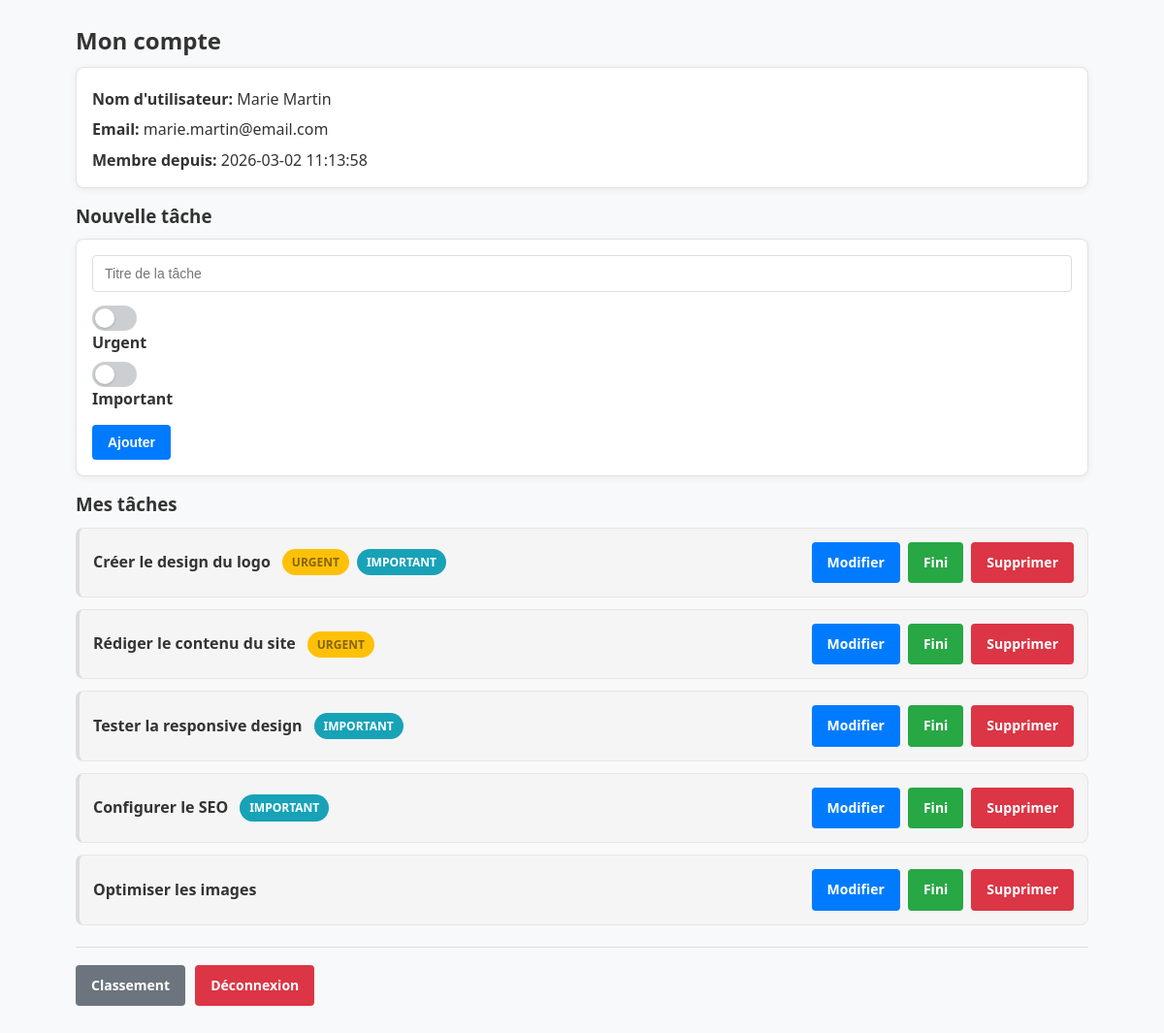
/index.php?page=dashboard (signed in), run on the app's committed database.
### tables this page shows
CREATE TABLE `task` (
  `id` int(11) NOT NULL,
  `title` varchar(255) NOT NULL,
  `is_urgent` tinyint(1) NOT NULL,
  `is_important` tinyint(1) NOT NULL,
  `is_done` tinyint(1) NOT NULL DEFAULT '0',
  `user_id` int(11) NOT NULL,
  `created_at` datetime DEFAULT CURRENT_TIMESTAMP
);

### controllers/UserController.php (called while the page is built, shortened)
<?php
require 'models/task.php';
function dashboard()
{
    global $pdo;
    try {
        $tasks = getTasks($pdo, $_SESSION['user']['id']);
    } catch (PDOException $e) {
        error_log("Dashboard error: " . $e->getMessage());
        $error = "Erreur de base de données lors de la récupération des tâches";
        $tasks = [];
    } catch (Exception $e) {
        error_log("Dashboard error: " . $e->getMessage());
        $error = $e->getMessage();
        $tasks = [];
    }
    require 'views/dashboard.phtml';
}

### models/Task.php (called while the page is built, shortened)
<?php
function getTasks($pdo, $user_id)
{
    try {
        $sql = 'SELECT * FROM task WHERE user_id = ? AND is_done = 0 ORDER BY is_urgent DESC, is_important DESC';
        $stmt = $pdo->prepare($sql);
        $stmt->execute([$user_id]);
        return $stmt->fetchAll();
    } catch (PDOException $e) {
        error_log("Erreur PDO dans getTasks: " . $e->getMessage());
        throw new Exception("Erreur de base de données lors de la récupération des tâches");
    } catch (Exception $e) {
        error_log("Erreur dans getTasks: " . $e->getMessage());
        throw $e;
    }
}

### views/dashboard.phtml (the view, shortened to what this page needs)
<h2>Mon compte</h2>
<div class="user-info">
    <p><strong>Nom d'utilisateur:</strong> <?= htmlspecialchars($_SESSION['user']['username']) ?></p>
    <p><strong>Email:</strong> <?= htmlspecialchars($_SESSION['user']['email']) ?></p>
    <p><strong>Membre depuis:</strong> <?= htmlspecialchars($_SESSION['user']['created_at']) ?></p>
</div>
<h3>Nouvelle tâche</h3>
<form method="post" action="index.php?page=task" class="task-form">
    <div class="form-group">
        <input type="text" name="title" placeholder="Titre de la tâche" required>
    </div>
    <div class="form-group">
        <label class="switch switch--urgent">
            <span class="switch-track" aria-hidden="true"></span>
            <span class="switch-label">Urgent</span>
        </label>
        <label class="switch switch--important">
            <span class="switch-track" aria-hidden="true"></span>
            <span class="switch-label">Important</span>
        </label>
    </div>
    <button type="submit" class="btn btn-primary">Ajouter</button>
</form>
<h3>Mes tâches</h3>
<?php if (empty($tasks)): ?>
    <p class="no-tasks">Aucune tâche pour le moment.</p>
<?php else: ?>
    <ul class="task-list">
        <?php foreach ($tasks as $task): ?>
            <li class="task-item">
                <div class="task-info">
                    <span class="task-title"><?= htmlspecialchars($task['title']) ?></span>
                    <div class="task-badges">
                        <?php if ($task['is_urgent']): ?>
                            <span class="badge badge-urgent">Urgent</span>
                        <?php endif; ?>
                        <?php if ($task['is_important']): ?>
                            <span class="badge badge-important">Important</span>
                        <?php endif; ?>
                    </div>
                </div>
                <div class="task-actions">
                    <a href="index.php?page=edit-task&id=<?= $task['id'] ?>" class="btn btn-edit">Modifier</a>
                    <a href="index.php?page=task&done=<?= $task['id'] ?>" class="btn btn-done">Fini</a>
                    <a href="index.php?page=task&delete=<?= $task['id'] ?>" class="btn btn-delete">Supprimer</a>
                </div>
            </li>
        <?php endforeach; ?>
    </ul>
<?php endif; ?>
<div class="dashboard-footer">
    <a href="index.php?page=ranking" class="btn btn-secondary">Classement</a>
    <a href="index.php?page=logout" class="btn btn-danger">Déconnexion</a>
</div>
<?php $content = ob_get_clean();
require 'views/layout.phtml'; ?>

### index.php (shortened to what this page needs)
<?php
$page = $_GET['page'] ?? 'home';
try {
    require 'config/database.php';
    switch ($page) {
        case 'dashboard':
            require 'controllers/UserController.php';
            dashboard();
            break;
    }
} catch (PDOException $e) {
    error_log("Application error (PDO): " . $e->getMessage());
    echo '<!DOCTYPE html><html><head><meta charset="UTF-8"><title>Erreur</title></head><body>';
    echo '<h1>Erreur de base de données</h1>';
    echo '<p>Une erreur est survenue lors de l\'accès à la base de données.</p>';
    echo '<p><a href="index.php">Retour à l\'accueil</a></p>';
    echo '</body></html>';
} catch (Exception $e) {
    error_log("Application error: " . $e->getMessage());
    echo '<!DOCTYPE html><html><head><meta charset="UTF-8"><title>Erreur</title></head><body>';
    echo '<h1>Erreur</h1>';
    echo '<p>Une erreur est survenue: ' . htmlspecialchars($e->getMessage()) . '</p>';
    echo '<p><a href="index.php">Retour à l\'accueil</a></p>';
    echo '</body></html>';
}

### views/layout.phtml (shortened to what this page needs)
<!DOCTYPE html>
<html lang="fr">
<head>
    <link rel="stylesheet" href="public/assets/css/main.css">
</head>
<body>
    <div class="container">
        <?php
        try {
            if (isset($content)) {
                echo $content;
            } else {
                echo '<p>Erreur: Contenu non disponible</p>';
            }
        } catch (Exception $e) {
            error_log("Layout error: " . $e->getMessage());
            echo '<div class="alert alert-error">Erreur lors de l\'affichage du contenu</div>';
        }
        ?>
    </div>
</body>
</html>

### public/assets/css/main.css (style rules this page uses)
* { margin: 0; padding: 0; box-sizing: border-box; }
body { font-family: "Segoe UI", Tahoma, Geneva, Verdana, sans-serif; line-height: 1.6; color: #333; background: #f8f9fa; }
.container { max-width: 1100px; margin: 0 auto; padding: 16px; }
h1, h2, h3 { margin-bottom: 12px; line-height: 1.2; }
p { margin-top: 12px; color: #666; }
a { color: #007bff; text-decoration: none; }
form { background: #fff; border: 1px solid rgba(221, 221, 221, 0.8); border-radius: 8px; padding: 16px; box-shadow: 0 2px 8px rgba(0, 0, 0, 0.06); }
.form-group { margin-bottom: 14px; }
.form-group label { display: block; margin-bottom: 6px; font-weight: 600; color: #333; }
.form-group input[type=text], .form-group input[type=email], .form-group input[type=password] { width: 100%; padding: 10px 12px; border: 1px solid #ddd; border-radius: 4px; font-size: 14px; }
.switch { display: inline-flex; align-items: center; gap: 10px; cursor: pointer; user-select: none; font-weight: 600; color: #333; margin-right: 14px; margin-bottom: 10px; position: relative; }
.switch-label { color: #333; line-height: 1; }
.switch-track { display: block; width: 46px; height: 26px; border-radius: 999px; background: rgba(108, 117, 125, 0.35); position: relative; transition: background 0.2s ease, box-shadow 0.2s ease; flex: 0 0 auto; }
.switch-track::after { content: ""; position: absolute; top: 3px; left: 3px; width: 20px; height: 20px; border-radius: 50%; background: #fff; box-shadow: 0 1px 3px rgba(0, 0, 0, 0.18); transition: transform 0.2s ease; }
.btn { display: inline-block; padding: 10px 16px; border-radius: 4px; border: 0; cursor: pointer; font-size: 14px; font-weight: 600; transition: background 0.2s ease, transform 0.2s ease; text-decoration: none; }
.btn-primary, .btn-edit { background: #007bff; color: #fff; }
.btn-secondary { background: #6c757d; color: #fff; }
.btn-danger, .btn-delete { background: #dc3545; color: #fff; }
.btn-success, .btn-done { background: #28a745; color: #fff; }
.badge { display: inline-block; padding: 4px 10px; border-radius: 999px; font-size: 12px; font-weight: 700; text-transform: uppercase; }
.badge-urgent { background: #ffc107; color: #856404; }
.badge-important { background: #17a2b8; color: #fff; }
.user-info { background: #fff; border: 1px solid rgba(221, 221, 221, 0.8); border-radius: 8px; padding: 14px 16px; margin-bottom: 18px; box-shadow: 0 2px 8px rgba(0, 0, 0, 0.06); }
.user-info p { margin-top: 6px; color: #333; }
.task-form { margin-bottom: 18px; }
.task-list { list-style: none; margin: 0; padding: 0; }
.task-item { background: #f5f5f5; border: 1px solid rgba(221, 221, 221, 0.6); border-left: 4px solid #dddddd; border-radius: 8px; padding: 14px; margin-bottom: 12px; display: flex; flex-direction: column; align-items: stretch; gap: 12px; }
.task-info { display: flex; align-items: center; gap: 12px; min-width: 0; }
.task-title { font-weight: 700; white-space: nowrap; overflow: hidden; text-overflow: ellipsis; max-width: 100%; }
.task-badges { display: flex; gap: 8px; flex-wrap: wrap; }
.task-actions { display: flex; gap: 8px; flex-wrap: wrap; }
.dashboard-footer { margin-top: 22px; padding-top: 18px; border-top: 1px solid #ddd; display: flex; gap: 10px; flex-wrap: wrap; }
@media (min-width: 641px) { .container { padding: 24px; } }
@media (min-width: 641px) { .task-item { flex-direction: row; align-items: center; justify-content: space-between; } }
@media (min-width: 641px) { .task-title { max-width: 480px; } }
@media (min-width: 1024px) { .container { padding: 28px; } }

### data on the page
task: title "Créer le design du logo", is_urgent "URGENT", is_important "IMPORTANT"
task: title "Rédiger le contenu du site", is_urgent "URGENT"
task: title "Tester la responsive design", is_important "IMPORTANT"
task: title "Configurer le SEO", is_important "IMPORTANT"
task: title "Optimiser les images"

### other printed values
$_SESSION['user']['username'] "Marie Martin"
$_SESSION['user']['email'] "marie.martin@email.com"
$_SESSION['user']['created_at'] "2026-03-02 11:13:58"
